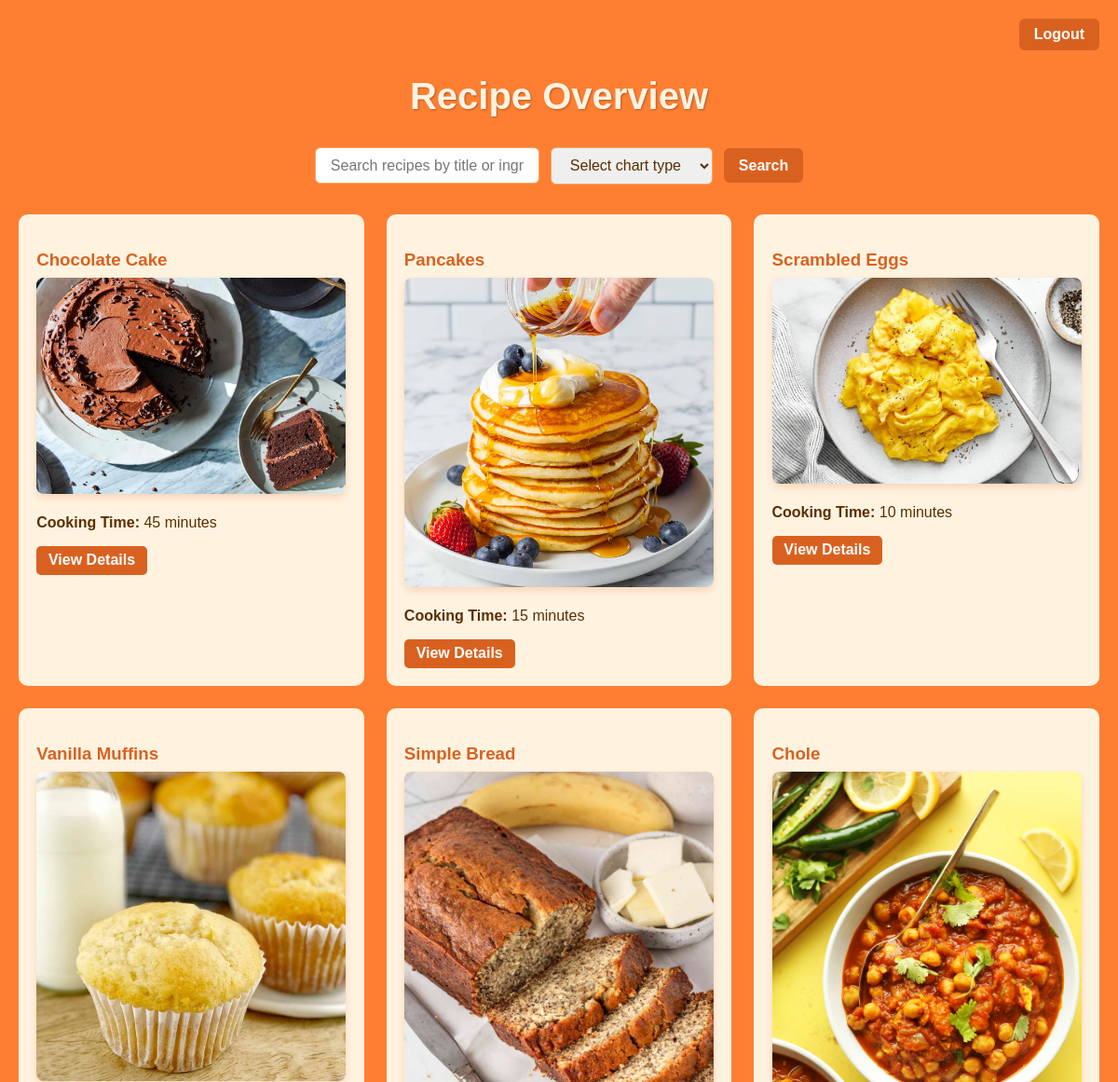
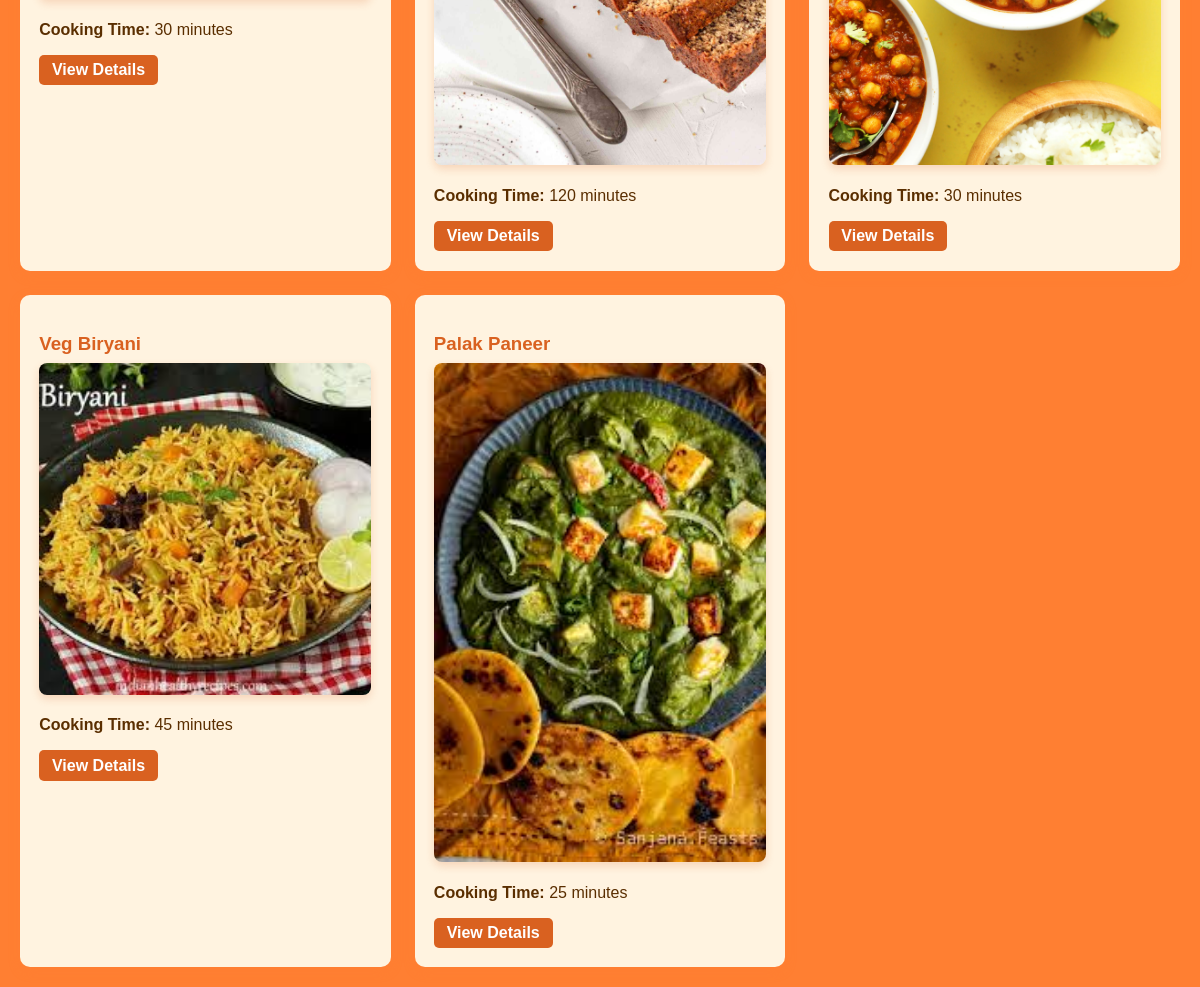
Screenshot of /list/ (signed in) with the database file from the repository (2 pictures, top to bottom).
### recipes/models.py (models this page shows, shortened)
class Recipe(models.Model):
    title = models.CharField(max_length=200)
    description = models.TextField(blank=True)
    cooking_time = models.PositiveIntegerField(help_text="Enter cooking time in minutes")
    difficulty = models.CharField(max_length=20, default="TBD")
    ingredients = models.ManyToManyField(Ingredient, through='RecipeIngredient')
    pic = models.ImageField(upload_to="recipes", default="no_picture.jpeg")

### recipes/views.py (the view)
# urls.py: path('list/', recipe_list, name='recipe_list'),
@login_required(login_url='login')
def recipe_list(request):
    recipes = Recipe.objects.all()
    return render(request, 'recipes/recipe_list.html', {'recipes': recipes})

### recipes/templates/recipes/recipe_list.html (shortened to what this page needs)
<!DOCTYPE html>
<html lang="en">
<head>
</head>
<body>
  <div class="nav-bar">
    <a href="{% url 'recipes:logout' %}">Logout</a>
  </div>
  <h1>Recipe Overview</h1>
  <form class="search-form" method="GET" action="{% url 'recipes:recipe_search' %}">
    <input
      type="text"
      name="query"
      placeholder="Search recipes by title or ingredient..."
      value="{{ request.GET.query|default_if_none:'' }}"
      aria-label="Search recipes"
    />
    <select name="chart_type" aria-label="Select chart type">
      <option value="" {% if not request.GET.chart_type %}selected{% endif %}>Select chart type</option>
    </select>
    <button type="submit">Search</button>
  </form>
  <div class="recipe-list">
    {% for recipe in recipes %}
      <div class="recipe-card">
        <h3>{{ recipe.title }}</h3>
        {% if recipe.pic %}
          <img src="{{ recipe.pic.url }}" alt="{{ recipe.title }}" />
        {% endif %}
        <p><strong>Cooking Time:</strong> {{ recipe.cooking_time }} minutes</p>
        <a href="{% url 'recipes:recipe_detail' recipe.id %}">View Details</a>
      </div>
    {% empty %}
      <p>No recipes found.</p>
    {% endfor %}
  </div>
</body>
</html>

### recipes/templates/recipes/recipe_list.html (style rules this page uses)
body { font-family: Arial, sans-serif; background-color: #ff7f32; padding: 20px; color: #5a2e00; margin: 0; }
.nav-bar { display: flex; justify-content: flex-end; align-items: center; margin-bottom: 1rem; gap: 1rem; }
.nav-bar a { background-color: #d96120; color: white; padding: 0.5rem 1rem; border-radius: 6px; text-decoration: none; font-weight: bold; transition: background-color 0.3s ease; }
h1 { text-align: center; color: #fff3e0; text-shadow: 1px 1px 2px rgba(0,0,0,0.3); font-size: 2.5rem; margin-bottom: 2rem; }
.search-form { display: flex; justify-content: center; align-items: center; gap: 0.75rem; margin-bottom: 2rem; flex-wrap: wrap; }
.search-form input, .search-form select, .search-form button { padding: 0.6rem 1rem; font-size: 1rem; border-radius: 6px; border: 1px solid #f0a868; color: #5a2e00; }
.search-form button { background-color: #d96120; color: white; font-weight: bold; border: none; transition: background-color 0.3s ease; cursor: pointer; }
.recipe-list { display: grid; grid-template-columns: repeat(auto-fit, minmax(280px, 1fr)); gap: 1.5rem; }
.recipe-card { background-color: #fff3e0; padding: 1.2rem; border-radius: 10px; box-shadow: 0 4px 12px rgba(255,127,50,0.3); transition: transform 0.3s ease; }
.recipe-card h3 { color: #d96120; margin-bottom: 0.5rem; }
.recipe-card img { width: 100%; height: auto; border-radius: 8px; box-shadow: 0 4px 8px rgba(217, 97, 32, 0.2); margin-bottom: 0.8rem; object-fit: cover; transition: transform 0.3s ease; }
.recipe-card p { margin: 0.3rem 0 1rem; color: #5a2e00; }
.recipe-card a { display: inline-block; padding: 0.4rem 0.8rem; background-color: #d96120; color: white; border-radius: 5px; text-decoration: none; font-weight: 600; transition: background-color 0.3s ease; }

### rows the page displays
Recipe: title "Chocolate Cake", pic (picture), cooking_time "45"
Recipe: title "Pancakes", pic (picture), cooking_time "15"
Recipe: title "Scrambled Eggs", pic (picture), cooking_time "10"
Recipe: title "Vanilla Muffins", pic (picture), cooking_time "30"
Recipe: title "Simple Bread", pic (picture), cooking_time "120"
Recipe: title "Chole", pic (picture), cooking_time "30"
Recipe: title "Veg Biryani", pic (picture), cooking_time "45"
Recipe: title "Palak Paneer", pic (picture), cooking_time "25"
